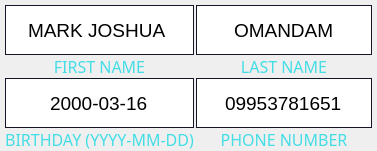
                        <widget class="QFrame" name="frame_input_2">
                         <property name="minimumSize">
                          <size>
                           <width>0</width>
                           <height>0</height>
                          </size>
                         </property>
                         <property name="maximumSize">
                          <size>
                           <width>420</width>
                           <height>16777215</height>
                          </size>
                         </property>
                         <property name="styleSheet">
                          <string notr="true"/>
                         </property>
                         <property name="frameShape">
                          <enum>QFrame::NoFrame</enum>
                         </property>
                         <property name="frameShadow">
                          <enum>QFrame::Raised</enum>
                         </property>
                         <layout class="QGridLayout" name="gridLayout_2">
                          <property name="leftMargin">
                           <number>5</number>
                          </property>
                          <property name="topMargin">
                           <number>5</number>
                          </property>
                          <property name="rightMargin">
                           <number>5</number>
                          </property>
                          <property name="bottomMargin">
                           <number>0</number>
                          </property>
                          <property name="horizontalSpacing">
                           <number>2</number>
                          </property>
                          <property name="verticalSpacing">
                           <number>0</number>
                          </property>
                          <item row="9" column="0">
                           <widget class="QLabel" name="conCheck_label_bday">
                            <property name="maximumSize">
                             <size>
                              <width>320</width>
                              <height>16777215</height>
                             </size>
                            </property>
                            <property name="font">
                             <font>
                              <family>Montserrat</family>
                              <pointsize>12</pointsize>
                             </font>
                            </property>
                            <property name="styleSheet">
                             <string notr="true">color: rgb(67, 221, 230);</string>
                            </property>
                            <property name="text">
                             <string>BIRTHDAY (YYYY-MM-DD)</string>
                            </property>
                            <property name="alignment">
                             <set>Qt::AlignCenter</set>
                            </property>
                           </widget>
                          </item>
                          <item row="2" column="1">
                           <widget class="QLabel" name="conCheck_label_lname">
                            <property name="maximumSize">
                             <size>
                              <width>320</width>
                              <height>40</height>
                             </size>
                            </property>
                            <property name="font">
                             <font>
                              <family>Montserrat</family>
                              <pointsize>12</pointsize>
                             </font>
                            </property>
                            <property name="styleSheet">
                             <string notr="true">color: rgb(67, 221, 230);</string>
                            </property>
                            <property name="frameShadow">
                             <enum>QFrame::Plain</enum>
                            </property>
                            <property name="text">
                             <string>LAST NAME</string>
                            </property>
                            <property name="alignment">
                             <set>Qt::AlignCenter</set>
                            </property>
                            <property name="wordWrap">
                             <bool>false</bool>
                            </property>
                            <property name="margin">
                             <number>0</number>
                            </property>
                           </widget>
                          </item>
                          <item row="1" column="1">
                           <widget class="QLineEdit" name="conCheck_lineEdit_lastName">
                            <property name="minimumSize">
                             <size>
                              <width>0</width>
                              <height>50</height>
                             </size>
                            </property>
                            <property name="maximumSize">
                             <size>
                              <width>300</width>
                              <height>16777215</height>
                             </size>
                            </property>
                            <property name="palette">
                             <palette>
                              <active>
                               <colorrole role="Button">
                                <brush brushstyle="SolidPattern">
                                 <color alpha="255">
                                  <red>255</red>
                                  <green>255</green>
                                  <blue>255</blue>
                                 </color>
                                </brush>
                               </colorrole>
                               <colorrole role="Base">
                                <brush brushstyle="SolidPattern">
                                 <color alpha="255">
                                  <red>255</red>
                                  <green>255</green>
                                  <blue>255</blue>
                                 </color>
                                </brush>
                               </colorrole>
                               <colorrole role="Window">
                                <brush brushstyle="SolidPattern">
                                 <color alpha="255">
                                  <red>255</red>
                                  <green>255</green>
                                  <blue>255</blue>
                                 </color>
                                </brush>
                               </colorrole>
                              </active>
                              <inactive>
                               <colorrole role="Button">
                                <brush brushstyle="SolidPattern">
                                 <color alpha="255">
                                  <red>255</red>
                                  <green>255</green>
                                  <blue>255</blue>
                                 </color>
                                </brush>
                               </colorrole>
                               <colorrole role="Base">
                                <brush brushstyle="SolidPattern">
                                 <color alpha="255">
                                  <red>255</red>
                                  <green>255</green>
                                  <blue>255</blue>
                                 </color>
                                </brush>
                               </colorrole>
                               <colorrole role="Window">
                                <brush brushstyle="SolidPattern">
                                 <color alpha="255">
                                  <red>255</red>
                                  <green>255</green>
                                  <blue>255</blue>
                                 </color>
                                </brush>
                               </colorrole>
                              </inactive>
                              <disabled>
                               <colorrole role="Button">
                                <brush brushstyle="SolidPattern">
                                 <color alpha="255">
                                  <red>255</red>
                                  <green>255</green>
                                  <blue>255</blue>
                                 </color>
                                </brush>
                               </colorrole>
                               <colorrole role="Base">
                                <brush brushstyle="SolidPattern">
                                 <color alpha="255">
                                  <red>255</red>
                                  <green>255</green>
                                  <blue>255</blue>
                                 </color>
                                </brush>
                               </colorrole>
                               <colorrole role="Window">
                                <brush brushstyle="SolidPattern">
                                 <color alpha="255">
                                  <red>255</red>
                                  <green>255</green>
                                  <blue>255</blue>
                                 </color>
                                </brush>
                               </colorrole>
                              </disabled>
                             </palette>
                            </property>
                            <property name="font">
                             <font>
                              <family>Segoe UI</family>
                              <pointsize>14</pointsize>
                             </font>
                            </property>
                            <property name="styleSheet">
                             <string notr="true">background-color: rgb(255, 255, 255);
border:1px solid  rgb(20, 21, 38);</string>
                            </property>
                            <property name="text">
                             <string>OMANDAM</string>
                            </property>
                            <property name="alignment">
                             <set>Qt::AlignCenter</set>
                            </property>
                            <property name="clearButtonEnabled">
                             <bool>false</bool>
                            </property>
                           </widget>
                          </item>
                          <item row="7" column="0">
                           <widget class="QLineEdit" name="conCheck_lineEdit_birthday">
                            <property name="minimumSize">
                             <size>
                              <width>0</width>
                              <height>50</height>
                             </size>
                            </property>
                            <property name="maximumSize">
                             <size>
                              <width>300</width>
                              <height>16777215</height>
                             </size>
                            </property>
                            <property name="palette">
                             <palette>
                              <active>
                               <colorrole role="Button">
                                <brush brushstyle="SolidPattern">
                                 <color alpha="255">
                                  <red>255</red>
                                  <green>255</green>
                                  <blue>255</blue>
                                 </color>
                                </brush>
                               </colorrole>
                               <colorrole role="Base">
                                <brush brushstyle="SolidPattern">
                                 <color alpha="255">
                                  <red>255</red>
                                  <green>255</green>
                                  <blue>255</blue>
                                 </color>
                                </brush>
                               </colorrole>
                               <colorrole role="Window">
                                <brush brushstyle="SolidPattern">
                                 <color alpha="255">
                                  <red>255</red>
                                  <green>255</green>
                                  <blue>255</blue>
                                 </color>
                                </brush>
                               </colorrole>
                              </active>
                              <inactive>
                               <colorrole role="Button">
                                <brush brushstyle="SolidPattern">
                                 <color alpha="255">
                                  <red>255</red>
                                  <green>255</green>
                                  <blue>255</blue>
                                 </color>
                                </brush>
                               </colorrole>
                               <colorrole role="Base">
                                <brush brushstyle="SolidPattern">
                                 <color alpha="255">
                                  <red>255</red>
                                  <green>255</green>
                                  <blue>255</blue>
                                 </color>
                                </brush>
                               </colorrole>
                               <colorrole role="Window">
                                <brush brushstyle="SolidPattern">
                                 <color alpha="255">
                                  <red>255</red>
                                  <green>255</green>
                                  <blue>255</blue>
                                 </color>
                                </brush>
                               </colorrole>
                              </inactive>
                              <disabled>
                               <colorrole role="Button">
                                <brush brushstyle="SolidPattern">
                                 <color alpha="255">
                                  <red>255</red>
                                  <green>255</green>
                                  <blue>255</blue>
                                 </color>
                                </brush>
                               </colorrole>
                               <colorrole role="Base">
                                <brush brushstyle="SolidPattern">
                                 <color alpha="255">
                                  <red>255</red>
                                  <green>255</green>
                                  <blue>255</blue>
                                 </color>
                                </brush>
                               </colorrole>
                               <colorrole role="Window">
                                <brush brushstyle="SolidPattern">
                                 <color alpha="255">
                                  <red>255</red>
                                  <green>255</green>
                                  <blue>255</blue>
                                 </color>
                                </brush>
                               </colorrole>
                              </disabled>
                             </palette>
                            </property>
                            <property name="font">
                             <font>
                              <family>Segoe UI</family>
                              <pointsize>14</pointsize>
                             </font>
                            </property>
                            <property name="styleSheet">
                             <string notr="true">background-color: rgb(255, 255, 255);
border:1px solid  rgb(20, 21, 38);</string>
                            </property>
                            <property name="text">
                             <string>2000-03-16</string>
                            </property>
                            <property name="alignment">
                             <set>Qt::AlignCenter</set>
                            </property>
                            <property name="clearButtonEnabled">
                             <bool>false</bool>
                            </property>
                           </widget>
                          </item>
                          <item row="7" column="1">
                           <widget class="QLineEdit" name="conCheck_lineEdit_phoneNum">
                            <property name="minimumSize">
                             <size>
                              <width>0</width>
                              <height>50</height>
                             </size>
                            </property>
                            <property name="maximumSize">
                             <size>
                              <width>300</width>
                              <height>16777215</height>
                             </size>
                            </property>
                            <property name="palette">
                             <palette>
                              <active>
                               <colorrole role="Button">
                                <brush brushstyle="SolidPattern">
                                 <color alpha="255">
                                  <red>255</red>
                                  <green>255</green>
                                  <blue>255</blue>
                                 </color>
                                </brush>
                               </colorrole>
                               <colorrole role="Base">
                                <brush brushstyle="SolidPattern">
                                 <color alpha="255">
                                  <red>255</red>
                                  <green>255</green>
                                  <blue>255</blue>
                                 </color>
                                </brush>
                               </colorrole>
                               <colorrole role="Window">
                                <brush brushstyle="SolidPattern">
                                 <color alpha="255">
                                  <red>255</red>
                                  <green>255</green>
                                  <blue>255</blue>
                                 </color>
                                </brush>
                               </colorrole>
                              </active>
                              <inactive>
                               <colorrole role="Button">
                                <brush brushstyle="SolidPattern">
                                 <color alpha="255">
                                  <red>255</red>
                                  <green>255</green>
                                  <blue>255</blue>
                                 </color>
                                </brush>
                               </colorrole>
                               <colorrole role="Base">
                                <brush brushstyle="SolidPattern">
                                 <color alpha="255">
                                  <red>255</red>
                                  <green>255</green>
                                  <blue>255</blue>
                                 </color>
                                </brush>
                               </colorrole>
                               <colorrole role="Window">
                                <brush brushstyle="SolidPattern">
                                 <color alpha="255">
                                  <red>255</red>
                                  <green>255</green>
                                  <blue>255</blue>
                                 </color>
                                </brush>
                               </colorrole>
                              </inactive>
                              <disabled>
                               <colorrole role="Button">
                                <brush brushstyle="SolidPattern">
                                 <color alpha="255">
                                  <red>255</red>
                                  <green>255</green>
                                  <blue>255</blue>
                                 </color>
                                </brush>
                               </colorrole>
                               <colorrole role="Base">
                                <brush brushstyle="SolidPattern">
                                 <color alpha="255">
                                  <red>255</red>
                                  <green>255</green>
                                  <blue>255</blue>
                                 </color>
                                </brush>
                               </colorrole>
                               <colorrole role="Window">
                                <brush brushstyle="SolidPattern">
                                 <color alpha="255">
                                  <red>255</red>
                                  <green>255</green>
                                  <blue>255</blue>
                                 </color>
                                </brush>
                               </colorrole>
                              </disabled>
                             </palette>
                            </property>
                            <property name="font">
                             <font>
                              <family>Segoe UI</family>
                              <pointsize>14</pointsize>
                             </font>
                            </property>
                            <property name="styleSheet">
                             <string notr="true">background-color: rgb(255, 255, 255);
border:1px solid  rgb(20, 21, 38);</string>
                            </property>
                            <property name="text">
                             <string>09953781651</string>
                            </property>
                            <property name="alignment">
                             <set>Qt::AlignCenter</set>
                            </property>
                            <property name="clearButtonEnabled">
                             <bool>false</bool>
                            </property>
                           </widget>
                          </item>
                          <item row="9" column="1">
                           <widget class="QLabel" name="conCheck_label_phone">
                            <property name="maximumSize">
                             <size>
                              <width>320</width>
                              <height>40</height>
                             </size>
                            </property>
                            <property name="font">
                             <font>
                              <family>Montserrat</family>
                              <pointsize>12</pointsize>
                             </font>
                            </property>
                            <property name="styleSheet">
                             <string notr="true">color: rgb(67, 221, 230);</string>
                            </property>
                            <property name="text">
                             <string>PHONE NUMBER</string>
                            </property>
                            <property name="alignment">
                             <set>Qt::AlignCenter</set>
                            </property>
                           </widget>
                          </item>
                          <item row="0" column="0" colspan="2">
                           <widget class="QFrame" name="frame_30">
                            <property name="minimumSize">
                             <size>
                              <width>0</width>
                              <height>0</height>
                             </size>
                            </property>
                            <property name="maximumSize">
                             <size>
                              <width>16777215</width>
                              <height>30</height>
                             </size>
                            </property>
                            <property name="frameShape">
                             <enum>QFrame::StyledPanel</enum>
                            </property>
                            <property name="frameShadow">
                             <enum>QFrame::Raised</enum>
                            </property>
                           </widget>
                          </item>
                          <item row="1" column="0">
                           <widget class="QLineEdit" name="conCheck_lineEdit_firstName">
                            <property name="minimumSize">
                             <size>
                              <width>0</width>
                              <height>50</height>
                             </size>
                            </property>
                            <property name="maximumSize">
                             <size>
                              <width>300</width>
                              <height>16777215</height>
                             </size>
                            </property>
                            <property name="palette">
                             <palette>
                              <active>
                               <colorrole role="Button">
                                <brush brushstyle="SolidPattern">
                                 <color alpha="255">
                                  <red>255</red>
                                  <green>255</green>
                                  <blue>255</blue>
                                 </color>
                                </brush>
                               </colorrole>
                               <colorrole role="Base">
                                <brush brushstyle="SolidPattern">
                                 <color alpha="255">
                                  <red>255</red>
                                  <green>255</green>
                                  <blue>255</blue>
                                 </color>
                                </brush>
                               </colorrole>
                               <colorrole role="Window">
                                <brush brushstyle="SolidPattern">
                                 <color alpha="255">
                                  <red>255</red>
                                  <green>255</green>
                                  <blue>255</blue>
                                 </color>
                                </brush>
                               </colorrole>
                              </active>
                              <inactive>
                               <colorrole role="Button">
                                <brush brushstyle="SolidPattern">
                                 <color alpha="255">
                                  <red>255</red>
                                  <green>255</green>
                                  <blue>255</blue>
                                 </color>
                                </brush>
                               </colorrole>
                               <colorrole role="Base">
                                <brush brushstyle="SolidPattern">
                                 <color alpha="255">
                                  <red>255</red>
                                  <green>255</green>
                                  <blue>255</blue>
                                 </color>
                                </brush>
                               </colorrole>
                               <colorrole role="Window">
                                <brush brushstyle="SolidPattern">
                                 <color alpha="255">
                                  <red>255</red>
                                  <green>255</green>
                                  <blue>255</blue>
                                 </color>
                                </brush>
                               </colorrole>
                              </inactive>
                              <disabled>
                               <colorrole role="Button">
                                <brush brushstyle="SolidPattern">
                                 <color alpha="255">
                                  <red>255</red>
                                  <green>255</green>
                                  <blue>255</blue>
                                 </color>
                                </brush>
                               </colorrole>
                               <colorrole role="Base">
                                <brush brushstyle="SolidPattern">
                                 <color alpha="255">
                                  <red>255</red>
                                  <green>255</green>
                                  <blue>255</blue>
                                 </color>
                                </brush>
                               </colorrole>
                               <colorrole role="Window">
                                <brush brushstyle="SolidPattern">
                                 <color alpha="255">
                                  <red>255</red>
                                  <green>255</green>
                                  <blue>255</blue>
                                 </color>
                                </brush>
                               </colorrole>
                              </disabled>
                             </palette>
                            </property>
                            <property name="font">
                             <font>
                              <family>Segoe UI</family>
                              <pointsize>14</pointsize>
                             </font>
                            </property>
                            <property name="styleSheet">
                             <string notr="true">background-color: rgb(255, 255, 255);
border:1px solid  rgb(20, 21, 38);
</string>
                            </property>
                            <property name="text">
                             <string>MARK JOSHUA </string>
                            </property>
                            <property name="cursorPosition">
                             <number>12</number>
                            </property>
                            <property name="alignment">
                             <set>Qt::AlignCenter</set>
                            </property>
                            <property name="clearButtonEnabled">
                             <bool>false</bool>
                            </property>
                           </widget>
                          </item>
                          <item row="2" column="0">
                           <widget class="QLabel" name="conCheck_label_fname">
                            <property name="maximumSize">
                             <size>
                              <width>320</width>
                              <height>20</height>
                             </size>
                            </property>
                            <property name="font">
                             <font>
                              <family>Montserrat</family>
                              <pointsize>12</pointsize>
                             </font>
                            </property>
                            <property name="styleSheet">
                             <string notr="true">color: rgb(67, 221, 230);</string>
                            </property>
                            <property name="text">
                             <string>FIRST NAME</string>
                            </property>
                            <property name="alignment">
                             <set>Qt::AlignCenter</set>
                            </property>
                           </widget>
                          </item>
                          <item row="3" column="0" colspan="2">
                           <widget class="QFrame" name="frame_36">
                            <property name="maximumSize">
                             <size>
                              <width>16777215</width>
                              <height>30</height>
                             </size>
                            </property>
                            <property name="frameShape">
                             <enum>QFrame::StyledPanel</enum>
                            </property>
                            <property name="frameShadow">
                             <enum>QFrame::Raised</enum>
                            </property>
                           </widget>
                          </item>
                         </layout>
                        </widget>
